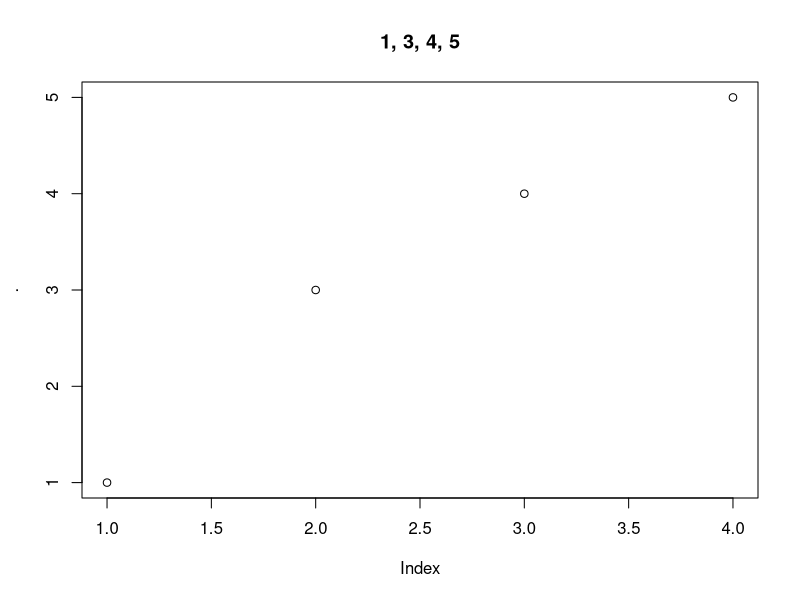
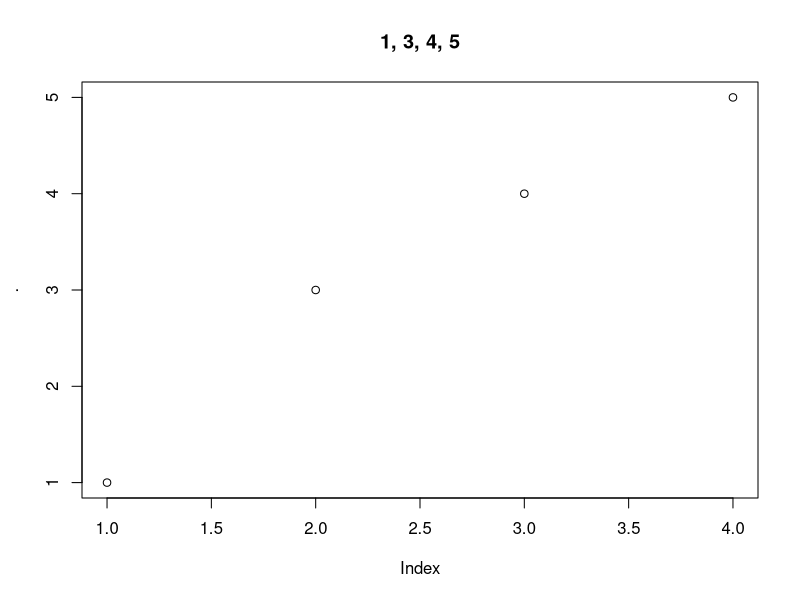

The R source for these figures, in order: (Note: this script raises an error after producing the figures.)
## ---- chunk 1
library(tidyverse)
## ---- chunk 2
# we can omit '.'
c(1, 3, 4, 5, NA) %>% mean(., na.rm=TRUE)
c(1, 3, 4, 5, NA) %>% mean(na.rm = TRUE)  
# we can not omit '.' in the second parameter
c(1, 3, 4, 5) %>% plot(., main=paste(., collapse=", "))
c(1, 3, 4, 5) %>% plot(main=paste(., collapse=", "))
## ---- chunk 3
bind_rows(
+   sample_n(iris, 10),
+   sample_n(iris, 10),
+   sample_n(iris, 10)) %>% 
  glimpse()
## ---- chunk 4
bind_cols(
  sample_n(iris, 10),
  sample_n(iris, 10),
  sample_n(iris, 10)
) %>% glimpse()
## ---- chunk 5
# prepare data 
superheroes <- tribble(
  ~name,      ~alignment,  ~gender,   ~publisher,
  "Magneto",  "bad",       "male",    "Marvel",
  "Storm",    "good",      "female",  "Marvel",
  "Mystique", "bad",       "female",  "Marvel",
  "Batman",   "good",      "male",    "DC",
  "Joker",    "bad",       "male",    "DC",
  "Catwoman", "bad",       "female",  "DC",
  "Hellboy",  "good",      "male",    "Dark Horse Comics"
)
publishers <- tribble(
  ~publisher, ~yr_founded,
  "DC",       1934L,
  "Marvel",   1939L,
  "Image",    1992L
)
## ---- chunk 6
superheroes %>% 
  left_join(publishers, by="publisher")
## ---- chunk 7
inner_join(superheroes, publishers, by="publisher")
## ---- chunk 8
superheroes %>%
  anti_join(publishers, by="publisher")
## ---- chunk 9
superheroes %>%
  semi_join(publishers, by="publisher")
## ---- chunk 10
colnames(iris)
## ---- chunk 11
iris <- iris %>% as_tibble() 
iris %>%
  select(starts_with("Petal")) %>%
  head(10)
## ---- chunk 12
iris %>%
  select(ends_with("Length"))%>%
  head(10)
## ---- chunk 13
iris %>%
  select(contains(".")) %>%
  head(10)
## ---- chunk 14
starwars %>%
  select_if(is.numeric) %>%
  head(10)
## ---- chunk 15
less_than_500 <- function(x) {
  sum(x) < 500
}
iris[1:4] %>%
  select_if(less_than_500)%>%
  head(10)
## ---- chunk 16
iris[1:4] %>%
  select_if(~ sum(.) < 500)%>%
  head(10)
## ---- chunk 17
iris %>%
  select(-Species, -Petal.Length) %>%
  head(10)
## ---- chunk 18
iris %>%   
  select(Species, everything(), -ends_with("Length")) %>%
  head(10)
## ---- chunk 19
iris %>%
  rename(sep_len=Sepal.Length, sep_wid=Sepal.Width) %>%
  names()
## ---- chunk 20
# prepare data
set.seed(896)
sw_dup <-
  starwars %>%
  select(-(films:starships)) %>%  
  sample_n(100, replace=TRUE)
head(sw_dup,10) 
## ---- chunk 21
sw_dup %>%
  arrange(name, gender) %>%
  head(10)
## ---- chunk 22
sw_dup %>%
  arrange(desc(mass)) %>%
  head(10)
## ---- chunk 23
sw_dup %>%
  distinct() %>%
  glimpse() %>%
  anyDuplicated()  
## ---- chunk 24
sw_dup %>%
  drop_na() %>%
  glimpse() %>%
  anyNA()
## ---- chunk 25
sw_dup %>%
  drop_na(gender:species) %>%
  glimpse() %>%
  anyNA()
## ---- chunk 26
sw_dup %>%
  filter(species == "Human", (is.na(mass) | height > 180)) %>%
  head(10)
## ---- chunk 27
iris[,1:4] %>%
  as_tibble() %>%  
  filter_all(any_vars(. > 7.5))
## ---- chunk 28
sw_dup %>% 
  filter_if(is.character, any_vars(is.na(.)))
## ---- chunk 29
iris %>%
  as_tibble(iris) %>%
  mutate(add_all = Sepal.Length + Sepal.Width + Petal.Length + Petal.Width) %>%
  head(10)
## ---- chunk 30
iris %>%
  as_tibble() %>%
  mutate(median_petal_length = median(Petal.Length),
         has_long_petals = Petal.Length > median_petal_length,
         has_long_petals = as.numeric(has_long_petals)) %>%  
  select(Petal.Length, median_petal_length, has_long_petals)
## ---- chunk 31
msleep %>%
  mutate_all(tolower)
## ---- chunk 32
iris %>%
  mutate_if(is.double, as.integer) %>%
  head(10)
## ---- chunk 33
iris %>%
  as_tibble() %>%
  mutate_at(vars(contains("Length"), contains("Width")), ~ .*10) %>%
  head(10)
## ---- chunk 34
warpbreaks %>%
  mutate(breed = if_else(wool == "A",
                         true = "Merino",
                         false = "Corriedale")) %>%
  sample_frac(size = 0.15)
## ---- chunk 35
warpbreaks %>%
  mutate(tension=case_when(tension == "H" ~ "High",
                           tension == "M" ~ "Medium",
                           tension == "L" ~ "Low",
                           TRUE ~ NA_character_)) %>%
  sample_frac(size = 0.15)
## ---- chunk 36
iris %>%
  group_by(Species) %>%
  summarise(n = n(),
            avg_len = mean(Petal.Length, na.rm=TRUE),
            med_len = median(Petal.Length))
## ---- chunk 37
dat <- iris %>%
  group_by(Species) %>%
  summarise_if(is.numeric, list(~mean(.), ~median(.), ~min(.), ~max(.)))
dat
